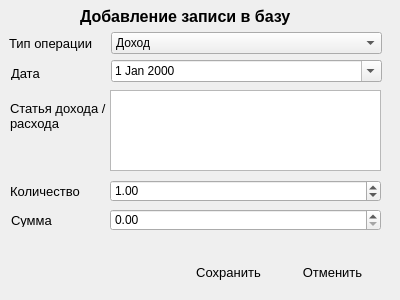
<?xml version="1.0" encoding="UTF-8"?>
<ui version="4.0">
 <class>DialogFormFinance</class>
 <widget class="QDialog" name="DialogFormFinance">
  <property name="windowModality">
   <enum>Qt::ApplicationModal</enum>
  </property>
  <property name="geometry">
   <rect>
    <x>0</x>
    <y>0</y>
    <width>400</width>
    <height>300</height>
   </rect>
  </property>
  <property name="maximumSize">
   <size>
    <width>400</width>
    <height>300</height>
   </size>
  </property>
  <property name="windowTitle">
   <string>Работа с записями</string>
  </property>
  <widget class="QLabel" name="CaptionLabel">
   <property name="geometry">
    <rect>
     <x>80</x>
     <y>6</y>
     <width>231</width>
     <height>21</height>
    </rect>
   </property>
   <property name="font">
    <font>
     <pointsize>12</pointsize>
     <weight>75</weight>
     <bold>true</bold>
    </font>
   </property>
   <property name="text">
    <string>Добавление записи в базу</string>
   </property>
  </widget>
  <widget class="QLabel" name="label">
   <property name="geometry">
    <rect>
     <x>9</x>
     <y>35</y>
     <width>91</width>
     <height>16</height>
    </rect>
   </property>
   <property name="font">
    <font>
     <pointsize>10</pointsize>
    </font>
   </property>
   <property name="text">
    <string>Тип операции</string>
   </property>
  </widget>
  <widget class="QComboBox" name="comboBoxFinanceStatus">
   <property name="geometry">
    <rect>
     <x>111</x>
     <y>32</y>
     <width>271</width>
     <height>22</height>
    </rect>
   </property>
   <property name="layoutDirection">
    <enum>Qt::LeftToRight</enum>
   </property>
   <item>
    <property name="text">
     <string>Доход</string>
    </property>
   </item>
   <item>
    <property name="text">
     <string>Расход</string>
    </property>
   </item>
  </widget>
  <widget class="QLabel" name="label_2">
   <property name="geometry">
    <rect>
     <x>11</x>
     <y>67</y>
     <width>47</width>
     <height>13</height>
    </rect>
   </property>
   <property name="font">
    <font>
     <pointsize>10</pointsize>
    </font>
   </property>
   <property name="text">
    <string>Дата</string>
   </property>
  </widget>
  <widget class="QDateEdit" name="dateEditFinance">
   <property name="geometry">
    <rect>
     <x>111</x>
     <y>60</y>
     <width>271</width>
     <height>22</height>
    </rect>
   </property>
   <property name="calendarPopup">
    <bool>true</bool>
   </property>
  </widget>
  <widget class="QLabel" name="label_3">
   <property name="geometry">
    <rect>
     <x>10</x>
     <y>100</y>
     <width>101</width>
     <height>31</height>
    </rect>
   </property>
   <property name="font">
    <font>
     <pointsize>10</pointsize>
    </font>
   </property>
   <property name="lineWidth">
    <number>1</number>
   </property>
   <property name="text">
    <string>Статья дохода / расхода</string>
   </property>
   <property name="textFormat">
    <enum>Qt::AutoText</enum>
   </property>
   <property name="wordWrap">
    <bool>true</bool>
   </property>
  </widget>
  <widget class="QTextEdit" name="textEditFinance">
   <property name="geometry">
    <rect>
     <x>110</x>
     <y>90</y>
     <width>271</width>
     <height>81</height>
    </rect>
   </property>
  </widget>
  <widget class="QLabel" name="label_4">
   <property name="geometry">
    <rect>
     <x>10</x>
     <y>183</y>
     <width>81</width>
     <height>16</height>
    </rect>
   </property>
   <property name="font">
    <font>
     <pointsize>10</pointsize>
    </font>
   </property>
   <property name="text">
    <string>Количество</string>
   </property>
  </widget>
  <widget class="QLabel" name="label_5">
   <property name="geometry">
    <rect>
     <x>11</x>
     <y>214</y>
     <width>47</width>
     <height>13</height>
    </rect>
   </property>
   <property name="font">
    <font>
     <pointsize>10</pointsize>
    </font>
   </property>
   <property name="text">
    <string>Сумма</string>
   </property>
  </widget>
  <widget class="QDoubleSpinBox" name="doubleSpinBoxAmount">
   <property name="geometry">
    <rect>
     <x>110</x>
     <y>180</y>
     <width>271</width>
     <height>22</height>
    </rect>
   </property>
   <property name="value">
    <double>1.000000000000000</double>
   </property>
  </widget>
  <widget class="QDoubleSpinBox" name="doubleSpinBoxSum">
   <property name="geometry">
    <rect>
     <x>110</x>
     <y>209</y>
     <width>271</width>
     <height>22</height>
    </rect>
   </property>
  </widget>
  <widget class="QPushButton" name="ButtonSave">
   <property name="geometry">
    <rect>
     <x>183</x>
     <y>261</y>
     <width>91</width>
     <height>23</height>
    </rect>
   </property>
   <property name="font">
    <font>
     <pointsize>10</pointsize>
    </font>
   </property>
   <property name="cursor">
    <cursorShape>PointingHandCursor</cursorShape>
   </property>
   <property name="text">
    <string>Сохранить</string>
   </property>
   <property name="icon">
    <iconset>
     <normaloff>../../TM/icons/save48.png</normaloff>../../TM/icons/save48.png</iconset>
   </property>
   <property name="flat">
    <bool>true</bool>
   </property>
  </widget>
  <widget class="QPushButton" name="ButtonCancel">
   <property name="geometry">
    <rect>
     <x>287</x>
     <y>261</y>
     <width>91</width>
     <height>23</height>
    </rect>
   </property>
   <property name="font">
    <font>
     <pointsize>10</pointsize>
    </font>
   </property>
   <property name="cursor">
    <cursorShape>PointingHandCursor</cursorShape>
   </property>
   <property name="text">
    <string>Отменить</string>
   </property>
   <property name="icon">
    <iconset>
     <normaloff>../../TM/icons/delete48.png</normaloff>../../TM/icons/delete48.png</iconset>
   </property>
   <property name="flat">
    <bool>true</bool>
   </property>
  </widget>
 </widget>
 <resources/>
 <connections/>
</ui>
